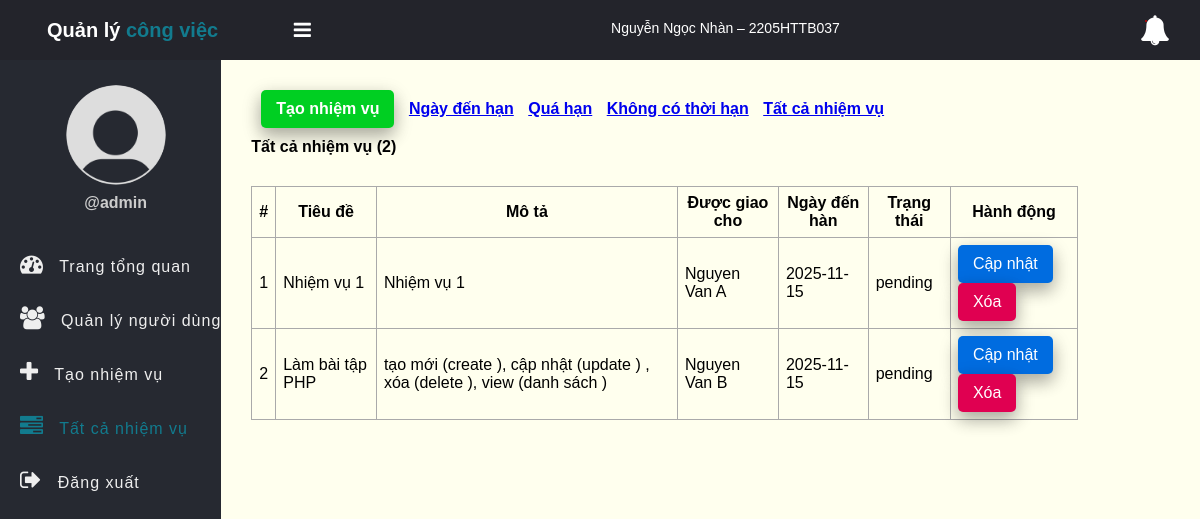
Screenshot of /tasks.php (signed in) with the database file from the repository.
### tables this page shows
CREATE TABLE `tasks` (
  `id` int(11) NOT NULL,
  `title` varchar(100) NOT NULL,
  `description` text DEFAULT NULL,
  `assigned_to` int(11) DEFAULT NULL,
  `due_date` date DEFAULT NULL,
  `status` enum('pending','in_progress','completed') DEFAULT 'pending',
  `created_at` timestamp NOT NULL DEFAULT current_timestamp()
);

CREATE TABLE `users` (
  `id` int(11) NOT NULL,
  `full_name` varchar(50) NOT NULL,
  `username` varchar(50) NOT NULL,
  `password` varchar(255) NOT NULL,
  `role` enum('admin','employee') NOT NULL,
  `is_verified` tinyint(1) NOT NULL DEFAULT 0,
  `created_at` timestamp NOT NULL DEFAULT current_timestamp()
);

### app/Model/Task.php (called while the page is built, shortened)
<?php
function get_all_tasks($conn)
{
	$sql = "SELECT * FROM tasks ORDER BY id DESC";
	$stmt = $conn->prepare($sql);
	$stmt->execute([]);
	if ($stmt->rowCount() > 0) {
		$tasks = $stmt->fetchAll();
	} else $tasks = 0;
	return $tasks;
}
function count_tasks($conn)
{
	$sql = "SELECT id FROM tasks";
	$stmt = $conn->prepare($sql);
	$stmt->execute([]);
	return $stmt->rowCount();
}

### app/Model/User.php (called while the page is built, shortened)
<?php
function get_all_users($conn)
{
	$sql = "SELECT * FROM users WHERE role =? ";
	$stmt = $conn->prepare($sql);
	$stmt->execute(["employee"]);
	if ($stmt->rowCount() > 0) {
		$users = $stmt->fetchAll();
	} else $users = 0;
	return $users;
}

### tasks.php (the view, shortened to what this page needs)
<?php
if (isset($_SESSION['role']) && isset($_SESSION['id']) && $_SESSION['role'] == "admin") {
	include "DB_connection.php";
	include "app/Model/Task.php";
	include "app/Model/User.php";
	$text = "Tất cả nhiệm vụ";
	if (isset($_GET['due_date']) &&  $_GET['due_date'] == "Due Today") {
		$text = "Ngày đến hạn";
		$tasks = get_all_tasks_due_today($conn);
		$num_task = count_tasks_due_today($conn);
	} else if (isset($_GET['due_date']) &&  $_GET['due_date'] == "Overdue") {
		$text = "Quá hạn";
		$tasks = get_all_tasks_overdue($conn);
		$num_task = count_tasks_overdue($conn);
	} else if (isset($_GET['due_date']) &&  $_GET['due_date'] == "No Deadline") {
		$text = "Không có thời hạn";
		$tasks = get_all_tasks_NoDeadline($conn);
		$num_task = count_tasks_NoDeadline($conn);
	} else {
		$tasks = get_all_tasks($conn);
		$num_task = count_tasks($conn);
	}
	$users = get_all_users($conn);
?>
	<!DOCTYPE html>
	<html>
	<head>
		<link rel="stylesheet" href="https://stackpath.bootstrapcdn.com/font-awesome/4.7.0/css/font-awesome.min.css">
		<link rel="stylesheet" href="css/style.css">
	</head>
	<body>
		<?php include "inc/header.php" ?>
		<div class="body">
			<?php include "inc/nav.php" ?>
			<section class="section-1">
				<h4 class="title-2">
					<a href="create_task.php" class="btn">Tạo nhiệm vụ</a>
					<a href="tasks.php?due_date=Due Today">Ngày đến hạn</a>
					<a href="tasks.php?due_date=Overdue">Quá hạn</a>
					<a href="tasks.php?due_date=No Deadline">Không có thời hạn</a>
					<a href="tasks.php">Tất cả nhiệm vụ</a>
				</h4>
				<h4 class="title-2"><?= $text ?> (<?= $num_task ?>)</h4>
				<?php if ($tasks != 0) { ?>
					<table class="main-table">
						<tr>
							<th>#</th>
							<th>Tiêu đề</th>
							<th>Mô tả</th>
							<th>Được giao cho</th>
							<th>Ngày đến hàn</th>
							<th>Trạng thái</th>
							<th>Hành động</th>
						</tr>
						<?php $i = 0;
						foreach ($tasks as $task) { ?>
							<tr>
								<td><?= ++$i ?></td>
								<td><?= $task['title'] ?></td>
								<td><?= $task['description'] ?></td>
								<td>
									<?php
									foreach ($users as $user) {
										if ($user['id'] == $task['assigned_to']) {
											echo $user['full_name'];
										}
									} ?>
								</td>
								<td><?php if ($task['due_date'] == "") echo "No Deadline";
									else echo $task['due_date'];
									?></td>
								<td><?= $task['status'] ?></td>
								<td>
									<a href="edit-task.php?id=<?= $task['id'] ?>" class="edit-btn">Cập nhật</a>
									<a href="delete-task.php?id=<?= $task['id'] ?>" class="delete-btn">Xóa</a>
								</td>
							</tr>
						<?php	} ?>
					</table>
				<?php } else { ?>
					<h3>Empty</h3>
				<?php  } ?>
			</section>
		</div>
	</body>
	</html>
<?php } else {
	$em = "First login";
	header("Location: login.php?error=$em");
	exit();
}
?>

### css/style.css (style rules this page uses)
* { padding: 0; margin: 0; box-sizing: border-box; font-family: arial, sans-serif; }
.body { display: flex; }
.section-1 { padding: 30px; }
.section-1 .title-2 { margin-bottom: 10px; }
.section-1 .title-2 .btn { text-decoration: none; display: inline-block; padding-left: 10px; border: none; background: #00CF22; padding: 10px 15px; color: #fff; font-size: 16px; border-radius: 5px; cursor: pointer; outline: none; transition: background 1s; box-shadow: 0 8px 16px 0 rgba(0,0,0,0.2), 0 6px 20px 0 rgba(0,0,0,0.19); }
.section-1 .title-2 a { display: inline-block; margin-left: 10px; }
.section-1 { width: 100%; background: #ffe; }
.main-table, .main-table tr, .main-table th, .main-table td { border: 1px solid #aaa; border-collapse: collapse; padding: 7px; }
.main-table { width: 90%; margin-top: 30px; }
.delete-btn { text-decoration: none; display: inline-block; padding-left: 10px; border: none; background: #E00051; padding: 10px 15px; color: #fff; font-size: 16px; border-radius: 5px; cursor: pointer; outline: none; transition: background 1s; box-shadow: 0 8px 16px 0 rgba(0,0,0,0.2), 0 6px 20px 0 rgba(0,0,0,0.19); }
.edit-btn { text-decoration: none; display: inline-block; padding-left: 10px; border: none; background: #006CE0; padding: 10px 15px; color: #fff; font-size: 16px; border-radius: 5px; cursor: pointer; outline: none; transition: background 1s; box-shadow: 0 8px 16px 0 rgba(0,0,0,0.2), 0 6px 20px 0 rgba(0,0,0,0.19); }

### rows the page displays
tasks: title "Nhiệm vụ 1", description "Nhiệm vụ 1", due_date "2025-11-15", status "pending"
users: full_name "Nguyen Van A"
tasks: title "Làm bài tập PHP", description "tạo mới (create ), cập nhật (update ) , xóa (delete ), view (danh sách )", due_date "2025-11-15", status "pending"
users: full_name "Nguyen Van B"

### other values shown
$_SESSION['username'] "admin"
$text "Tất cả nhiệm vụ"
$num_task "2"
